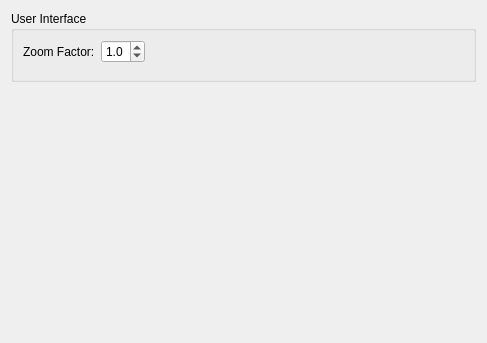
<?xml version="1.0" encoding="UTF-8"?>
<ui version="4.0">
 <class>GLEditor::Internal::GLEditorSettings</class>
 <widget class="QWidget" name="GLEditor::Internal::GLEditorSettings">
  <property name="geometry">
   <rect>
    <x>0</x>
    <y>0</y>
    <width>487</width>
    <height>343</height>
   </rect>
  </property>
  <layout class="QVBoxLayout" name="verticalLayout">
   <item>
    <widget class="QGroupBox" name="groupBox_3">
     <property name="title">
      <string>User Interface</string>
     </property>
     <property name="flat">
      <bool>false</bool>
     </property>
     <layout class="QGridLayout" name="gridLayout_3">
      <property name="bottomMargin">
       <number>16</number>
      </property>
      <item row="4" column="0">
       <layout class="QGridLayout" name="gridLayout">
        <item row="0" column="0">
         <widget class="QLabel" name="zoomFactorLabel">
          <property name="text">
           <string>Zoom Factor:</string>
          </property>
         </widget>
        </item>
       </layout>
      </item>
      <item row="4" column="2">
       <spacer name="horizontalSpacer_3">
        <property name="orientation">
         <enum>Qt::Horizontal</enum>
        </property>
        <property name="sizeHint" stdset="0">
         <size>
          <width>285</width>
          <height>20</height>
         </size>
        </property>
       </spacer>
      </item>
      <item row="4" column="1">
       <widget class="QDoubleSpinBox" name="zoomFactorSpinBox">
        <property name="decimals">
         <number>1</number>
        </property>
        <property name="minimum">
         <double>0.100000000000000</double>
        </property>
        <property name="maximum">
         <double>2.000000000000000</double>
        </property>
        <property name="singleStep">
         <double>0.100000000000000</double>
        </property>
        <property name="value">
         <double>1.000000000000000</double>
        </property>
       </widget>
      </item>
     </layout>
    </widget>
   </item>
   <item>
    <spacer name="verticalSpacer">
     <property name="orientation">
      <enum>Qt::Vertical</enum>
     </property>
     <property name="sizeHint" stdset="0">
      <size>
       <width>20</width>
       <height>30</height>
      </size>
     </property>
    </spacer>
   </item>
  </layout>
 </widget>
 <resources/>
 <connections/>
</ui>
